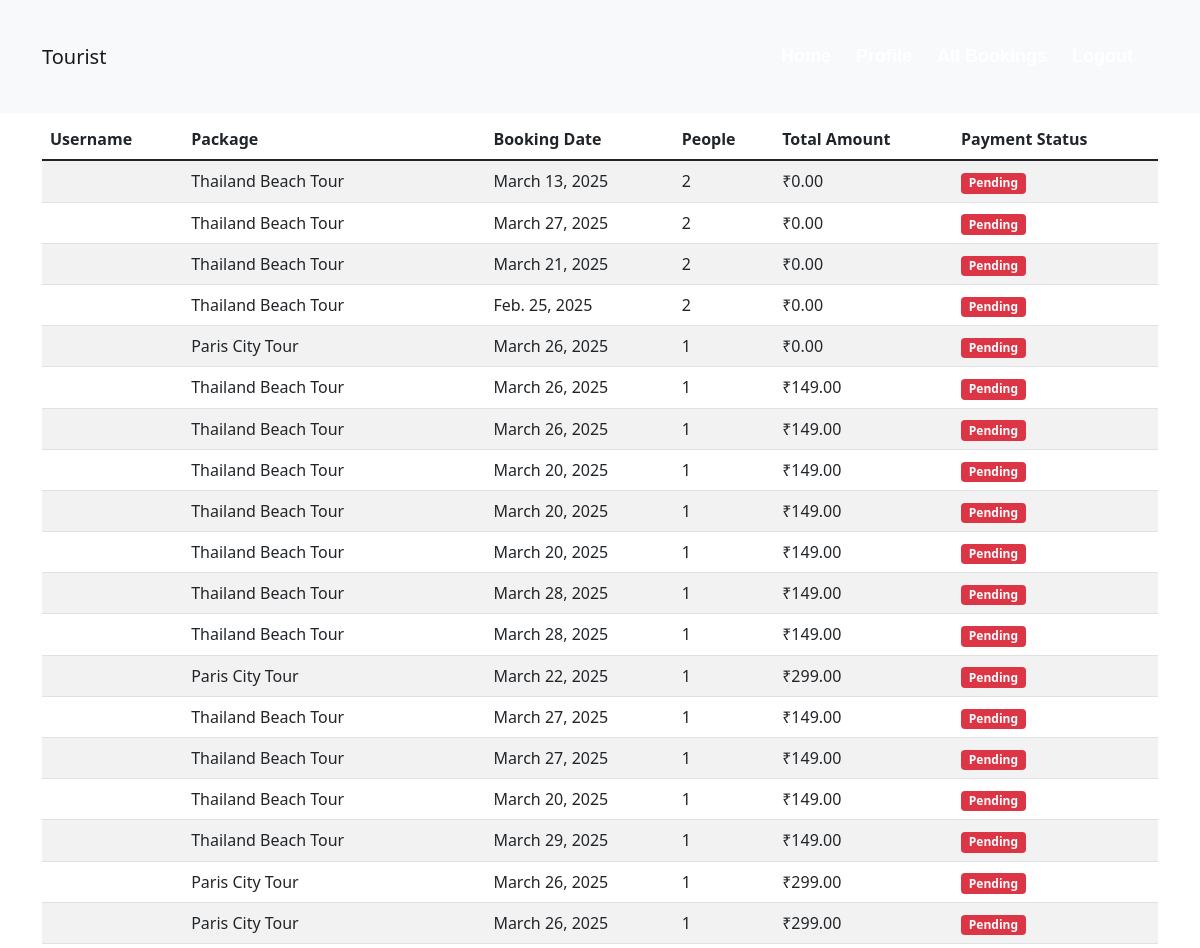
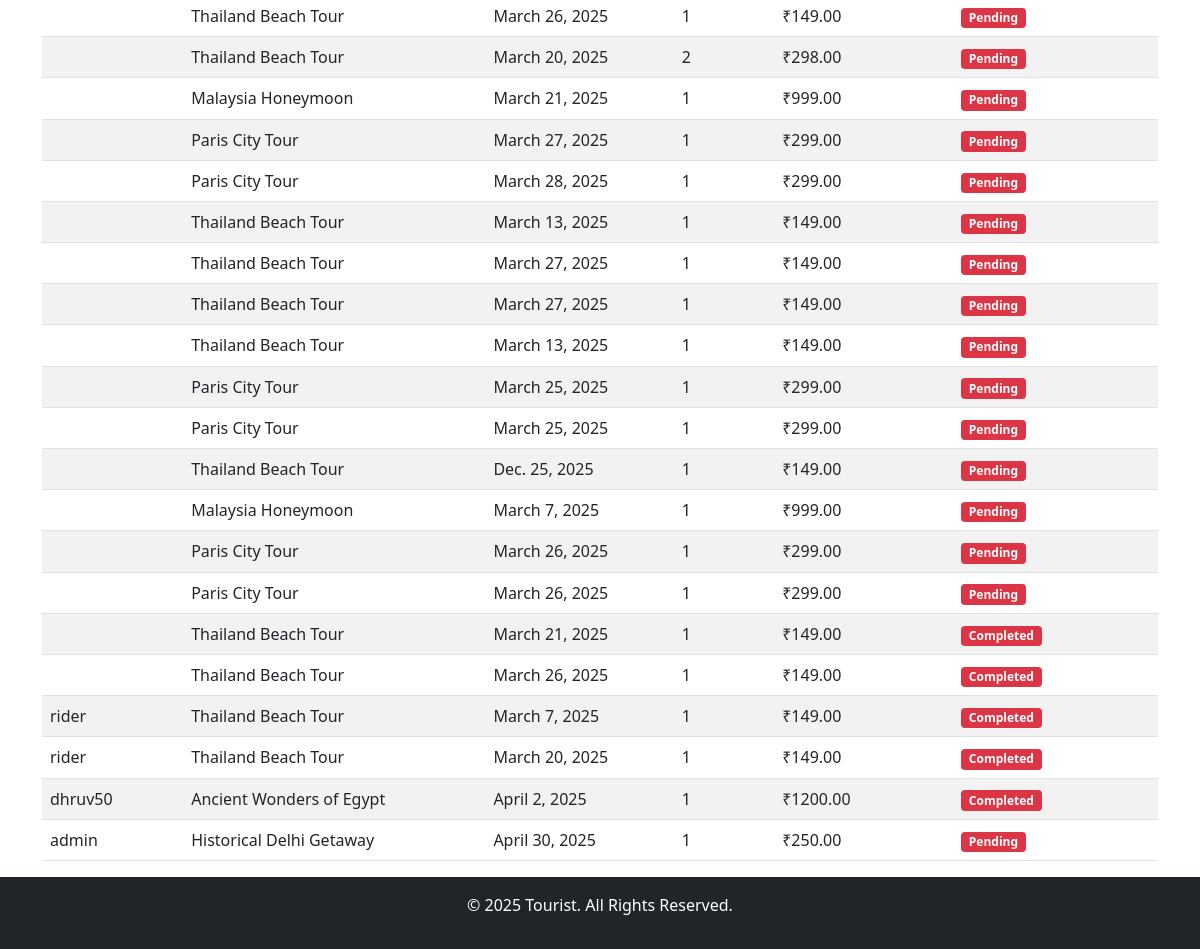
Screenshot of /all-bookings/ (signed in) with the database file from the repository (2 pictures, top to bottom).
### packages/models.py (models this page shows, shortened)
class Booking(models.Model):
    user = models.ForeignKey(User, on_delete=models.SET_NULL, null=True, blank=True)
    package = models.ForeignKey(Package, on_delete=models.CASCADE)
    full_name = models.CharField(max_length=255)
    email = models.EmailField()
    phone = models.CharField(max_length=20)
    booking_date = models.DateField()
    no_of_people = models.PositiveIntegerField()
    total_amount = models.DecimalField(max_digits=10, decimal_places=2, blank=True, null=True)  # Total price
    razorpay_order_id = models.CharField(max_length=100, blank=True, null=True)  # Razorpay order ID
    payment_status = models.CharField(
        max_length=20,
        choices=[("Pending", "Pending"), ("Completed", "Completed")],
        default="Pending"
    )

class Package(models.Model):
    TOUR_TYPES = [
        ("Adventure", "Adventure"),
        ("Family", "Family"),
        ("Honeymoon", "Honeymoon"),
        ("Beach", "Beach"),
        ("Cultural", "Cultural"),
        ("Wildlife", "Wildlife"),
    ]
    title = models.CharField(max_length=200)  # Package title
    image = models.ImageField(upload_to='packages/images/')  # Package image
    location = models.CharField(max_length=100)  # Location name
    duration = models.CharField(max_length=50)  # Duration (e.g., "3 days")
    persons = models.IntegerField()  # Number of persons
    price = models.DecimalField(max_digits=10, decimal_places=2)  # Price in USD
    rating = models.FloatField(default=5.0)  # Rating (out of 5)
    description = models.TextField()  # Package description
    location_map = models.TextField()  # Google Map iframe src
    inclusions = models.TextField(default="Includes basic amenities.")
    tour_type = models.CharField(max_length=50, choices=TOUR_TYPES, default="Adventure")  # New Field
    def __str__(self):
        return self.title

### tourist/views.py (the view)
# urls.py: path('all-bookings/', views.all_bookings, name='all_bookings'),
@login_required
def all_bookings(request):
    bookings = Booking.objects.all()
    return render(request, "all_bookings.html", {"bookings": bookings})

### templates/all_bookings.html (shortened to what this page needs)
<!DOCTYPE html>
<html lang="en">
<head>
    <link href="https://cdnjs.cloudflare.com/ajax/libs/font-awesome/5.10.0/css/all.min.css" rel="stylesheet">
    <link href="https://cdn.jsdelivr.net/npm/bootstrap@5.1.3/dist/css/bootstrap.min.css" rel="stylesheet">
    <link href="/static/css/style.css" rel="stylesheet">
</head>
<body>
    <nav class="navbar navbar-expand-lg navbar-light bg-light">
        <div class="container">
            <a class="navbar-brand" href="/">Tourist</a>
            <div class="collapse navbar-collapse" id="navbarNav">
                <ul class="navbar-nav ms-auto">
                    <li class="nav-item"><a class="nav-link" href="/">Home</a></li>
                    <li class="nav-item"><a class="nav-link" href="/profile/">Profile</a></li>
                    <li class="nav-item"><a class="nav-link" href="/all-bookings/">All Bookings</a></li>
                    {% if user.is_authenticated %}
                    <li class="nav-item"><a class="nav-link" href="/logout/">Logout</a></li>
                    {% else %}
                    <li class="nav-item"><a class="nav-link" href="/login/">Login</a></li>
                    <li class="nav-item"><a class="nav-link" href="/register/">Register</a></li>
                    {% endif %}
                </ul>
            </div>
        </div>
    </nav>
    <div class="container mt-5">
        <h2 class="text-center">All Bookings</h2>
        {% if bookings %}
        <table class="table table-striped">
            <thead>
                <tr>
                    <th>Username</th>
                    <th>Package</th>
                    <th>Booking Date</th>
                    <th>People</th>
                    <th>Total Amount</th>
                    <th>Payment Status</th>
                </tr>
            </thead>
            <tbody>
                {% for booking in bookings %}
                <tr>
                    <td>{{ booking.user.username }}</td>
                    <td>{{ booking.package }}</td>
                    <td>{{ booking.booking_date }}</td>
                    <td>{{ booking.no_of_people }}</td>
                    <td>₹{{ booking.total_amount }}</td>
                    <td>
                        {% if booking.payment_status == "Paid" %}
                        <span class="badge bg-success">{{ booking.payment_status }}</span>
                        {% else %}
                        <span class="badge bg-danger">{{ booking.payment_status }}</span>
                        {% endif %}
                    </td>
                </tr>
                {% endfor %}
            </tbody>
        </table>
        {% else %}
        <p class="text-center">No Bookings Found!</p>
        {% endif %}
    </div>
    <footer class="bg-dark text-white text-center py-3">
        <p>&copy; 2025 Tourist. All Rights Reserved.</p>
    </footer>
</body>
</html>

### static/css/style.css (style rules this page uses)
:root { --primary: #86B817; --secondary: #FE8800; --light: #F5F5F5; --dark: #14141F; }
.navbar-light .navbar-nav .nav-link { font-family: 'Nunito', sans-serif; position: relative; margin-right: 25px; padding: 35px 0; color: #FFFFFF !important; font-size: 18px; font-weight: 600; outline: none; transition: .5s; }
@media (min-width: 992px) { .navbar-light { position: absolute; width: 100%; top: 0; left: 0; border-bottom: 1px solid rgba(256, 256, 256, .1); z-index: 999; } }
@media (min-width: 992px) { .navbar-light .navbar-nav .nav-link::before { position: absolute; content: ""; width: 0; height: 2px; bottom: -1px; left: 50%; background: var(--primary); transition: .5s; } }

### rows the page displays
Booking: package "Thailand Beach Tour", booking_date "March 13, 2025", no_of_people "2", total_amount "0.00", payment_status "Pending"
Booking: package "Thailand Beach Tour", booking_date "March 27, 2025", no_of_people "2", total_amount "0.00", payment_status "Pending"
Booking: package "Thailand Beach Tour", booking_date "March 21, 2025", no_of_people "2", total_amount "0.00", payment_status "Pending"
Booking: package "Thailand Beach Tour", booking_date "Feb. 25, 2025", no_of_people "2", total_amount "0.00", payment_status "Pending"
Booking: package "Paris City Tour", booking_date "March 26, 2025", no_of_people "1", total_amount "0.00", payment_status "Pending"
Booking: package "Thailand Beach Tour", booking_date "March 26, 2025", no_of_people "1", total_amount "149.00", payment_status "Pending"
Booking: package "Thailand Beach Tour", booking_date "March 26, 2025", no_of_people "1", total_amount "149.00", payment_status "Pending"
Booking: package "Thailand Beach Tour", booking_date "March 20, 2025", no_of_people "1", total_amount "149.00", payment_status "Pending"
Booking: package "Thailand Beach Tour", booking_date "March 20, 2025", no_of_people "1", total_amount "149.00", payment_status "Pending"
Booking: package "Thailand Beach Tour", booking_date "March 20, 2025", no_of_people "1", total_amount "149.00", payment_status "Pending"
Booking: package "Thailand Beach Tour", booking_date "March 28, 2025", no_of_people "1", total_amount "149.00", payment_status "Pending"
Booking: package "Thailand Beach Tour", booking_date "March 28, 2025", no_of_people "1", total_amount "149.00", payment_status "Pending"
Booking: package "Paris City Tour", booking_date "March 22, 2025", no_of_people "1", total_amount "299.00", payment_status "Pending"
Booking: package "Thailand Beach Tour", booking_date "March 27, 2025", no_of_people "1", total_amount "149.00", payment_status "Pending"
Booking: package "Thailand Beach Tour", booking_date "March 27, 2025", no_of_people "1", total_amount "149.00", payment_status "Pending"
Booking: package "Thailand Beach Tour", booking_date "March 20, 2025", no_of_people "1", total_amount "149.00", payment_status "Pending"
Booking: package "Thailand Beach Tour", booking_date "March 29, 2025", no_of_people "1", total_amount "149.00", payment_status "Pending"
Booking: package "Paris City Tour", booking_date "March 26, 2025", no_of_people "1", total_amount "299.00", payment_status "Pending"
Booking: package "Paris City Tour", booking_date "March 26, 2025", no_of_people "1", total_amount "299.00", payment_status "Pending"
Booking: package "Thailand Beach Tour", booking_date "March 26, 2025", no_of_people "1", total_amount "149.00", payment_status "Pending"
Booking: package "Thailand Beach Tour", booking_date "March 20, 2025", no_of_people "2", total_amount "298.00", payment_status "Pending"
Booking: package "Malaysia Honeymoon", booking_date "March 21, 2025", no_of_people "1", total_amount "999.00", payment_status "Pending"
Booking: package "Paris City Tour", booking_date "March 27, 2025", no_of_people "1", total_amount "299.00", payment_status "Pending"
Booking: package "Paris City Tour", booking_date "March 28, 2025", no_of_people "1", total_amount "299.00", payment_status "Pending"
Booking: package "Thailand Beach Tour", booking_date "March 13, 2025", no_of_people "1", total_amount "149.00", payment_status "Pending"
Booking: package "Thailand Beach Tour", booking_date "March 27, 2025", no_of_people "1", total_amount "149.00", payment_status "Pending"
Booking: package "Thailand Beach Tour", booking_date "March 27, 2025", no_of_people "1", total_amount "149.00", payment_status "Pending"
Booking: package "Thailand Beach Tour", booking_date "March 13, 2025", no_of_people "1", total_amount "149.00", payment_status "Pending"
Booking: package "Paris City Tour", booking_date "March 25, 2025", no_of_people "1", total_amount "299.00", payment_status "Pending"
Booking: package "Paris City Tour", booking_date "March 25, 2025", no_of_people "1", total_amount "299.00", payment_status "Pending"
Booking: package "Thailand Beach Tour", booking_date "Dec. 25, 2025", no_of_people "1", total_amount "149.00", payment_status "Pending"
Booking: package "Malaysia Honeymoon", booking_date "March 7, 2025", no_of_people "1", total_amount "999.00", payment_status "Pending"
Booking: package "Paris City Tour", booking_date "March 26, 2025", no_of_people "1", total_amount "299.00", payment_status "Pending"
Booking: package "Paris City Tour", booking_date "March 26, 2025", no_of_people "1", total_amount "299.00", payment_status "Pending"
Booking: package "Thailand Beach Tour", booking_date "March 21, 2025", no_of_people "1", total_amount "149.00", payment_status "Completed"
Booking: package "Thailand Beach Tour", booking_date "March 26, 2025", no_of_people "1", total_amount "149.00", payment_status "Completed"
Booking: user.username "rider", package "Thailand Beach Tour", booking_date "March 7, 2025", no_of_people "1", total_amount "149.00", payment_status "Completed"
Booking: user.username "rider", package "Thailand Beach Tour", booking_date "March 20, 2025", no_of_people "1", total_amount "149.00", payment_status "Completed"
Booking: user.username "dhruv50", package "Ancient Wonders of Egypt", booking_date "April 2, 2025", no_of_people "1", total_amount "1200.00", payment_status "Completed"
Booking: user.username "admin", package "Historical Delhi Getaway", booking_date "April 30, 2025", no_of_people "1", total_amount "250.00", payment_status "Pending"
